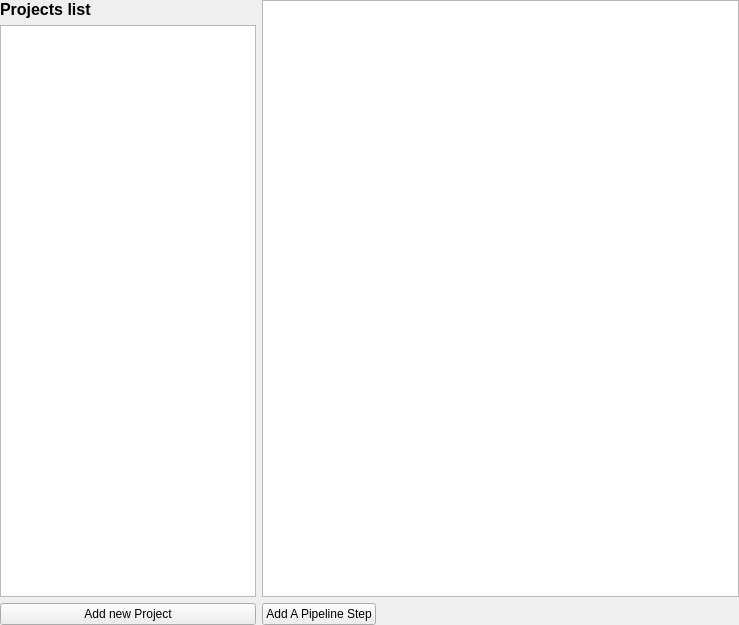
<?xml version="1.0" encoding="UTF-8"?>
<ui version="4.0">
 <class>Form</class>
 <widget class="QWidget" name="Form">
  <property name="geometry">
   <rect>
    <x>0</x>
    <y>0</y>
    <width>739</width>
    <height>625</height>
   </rect>
  </property>
  <property name="sizePolicy">
   <sizepolicy hsizetype="Expanding" vsizetype="Expanding">
    <horstretch>0</horstretch>
    <verstretch>0</verstretch>
   </sizepolicy>
  </property>
  <property name="windowTitle">
   <string>Form</string>
  </property>
  <layout class="QGridLayout" name="gridLayout">
   <property name="margin">
    <number>0</number>
   </property>
   <item row="0" column="0" rowspan="2">
    <widget class="QFrame" name="frame">
     <property name="sizePolicy">
      <sizepolicy hsizetype="Fixed" vsizetype="Expanding">
       <horstretch>0</horstretch>
       <verstretch>0</verstretch>
      </sizepolicy>
     </property>
     <property name="lineWidth">
      <number>0</number>
     </property>
     <layout class="QVBoxLayout" name="verticalLayout">
      <property name="margin">
       <number>0</number>
      </property>
      <item>
       <widget class="QLabel" name="labelHostGame">
        <property name="font">
         <font>
          <family>Segoe UI</family>
          <pointsize>12</pointsize>
          <weight>75</weight>
          <bold>true</bold>
         </font>
        </property>
        <property name="text">
         <string>Projects list</string>
        </property>
       </widget>
      </item>
      <item>
       <widget class="QListWidget" name="projectList">
        <property name="sizePolicy">
         <sizepolicy hsizetype="Expanding" vsizetype="Expanding">
          <horstretch>0</horstretch>
          <verstretch>0</verstretch>
         </sizepolicy>
        </property>
        <property name="focusPolicy">
         <enum>Qt::NoFocus</enum>
        </property>
        <property name="dragDropMode">
         <enum>QAbstractItemView::InternalMove</enum>
        </property>
        <property name="selectionMode">
         <enum>QAbstractItemView::NoSelection</enum>
        </property>
        <property name="iconSize">
         <size>
          <width>48</width>
          <height>48</height>
         </size>
        </property>
        <property name="verticalScrollMode">
         <enum>QAbstractItemView::ScrollPerPixel</enum>
        </property>
        <property name="movement">
         <enum>QListView::Snap</enum>
        </property>
        <property name="flow">
         <enum>QListView::TopToBottom</enum>
        </property>
        <property name="resizeMode">
         <enum>QListView::Fixed</enum>
        </property>
        <property name="layoutMode">
         <enum>QListView::SinglePass</enum>
        </property>
        <property name="spacing">
         <number>0</number>
        </property>
        <property name="viewMode">
         <enum>QListView::ListMode</enum>
        </property>
        <property name="sortingEnabled">
         <bool>true</bool>
        </property>
       </widget>
      </item>
      <item>
       <widget class="QPushButton" name="newProjectButton">
        <property name="text">
         <string>Add new Project</string>
        </property>
       </widget>
      </item>
     </layout>
    </widget>
   </item>
   <item row="0" column="1" colspan="2">
    <widget class="QFrame" name="listFrame">
     <property name="frameShape">
      <enum>QFrame::NoFrame</enum>
     </property>
     <property name="frameShadow">
      <enum>QFrame::Raised</enum>
     </property>
     <property name="lineWidth">
      <number>0</number>
     </property>
     <layout class="QVBoxLayout" name="verticalLayout_2">
      <property name="margin">
       <number>0</number>
      </property>
      <item>
       <widget class="QListWidget" name="stepsList">
        <property name="focusPolicy">
         <enum>Qt::NoFocus</enum>
        </property>
        <property name="dragDropMode">
         <enum>QAbstractItemView::InternalMove</enum>
        </property>
        <property name="selectionMode">
         <enum>QAbstractItemView::NoSelection</enum>
        </property>
        <property name="iconSize">
         <size>
          <width>100</width>
          <height>100</height>
         </size>
        </property>
        <property name="textElideMode">
         <enum>Qt::ElideMiddle</enum>
        </property>
        <property name="verticalScrollMode">
         <enum>QAbstractItemView::ScrollPerPixel</enum>
        </property>
        <property name="horizontalScrollMode">
         <enum>QAbstractItemView::ScrollPerPixel</enum>
        </property>
        <property name="movement">
         <enum>QListView::Static</enum>
        </property>
        <property name="flow">
         <enum>QListView::LeftToRight</enum>
        </property>
        <property name="resizeMode">
         <enum>QListView::Adjust</enum>
        </property>
        <property name="viewMode">
         <enum>QListView::IconMode</enum>
        </property>
        <property name="uniformItemSizes">
         <bool>true</bool>
        </property>
        <property name="sortingEnabled">
         <bool>true</bool>
        </property>
       </widget>
      </item>
     </layout>
    </widget>
   </item>
   <item row="1" column="1">
    <widget class="QPushButton" name="addStepButton">
     <property name="text">
      <string>Add A Pipeline Step</string>
     </property>
    </widget>
   </item>
   <item row="1" column="2">
    <spacer name="horizontalSpacer">
     <property name="orientation">
      <enum>Qt::Horizontal</enum>
     </property>
     <property name="sizeHint" stdset="0">
      <size>
       <width>367</width>
       <height>20</height>
      </size>
     </property>
    </spacer>
   </item>
  </layout>
 </widget>
 <resources/>
 <connections/>
</ui>
